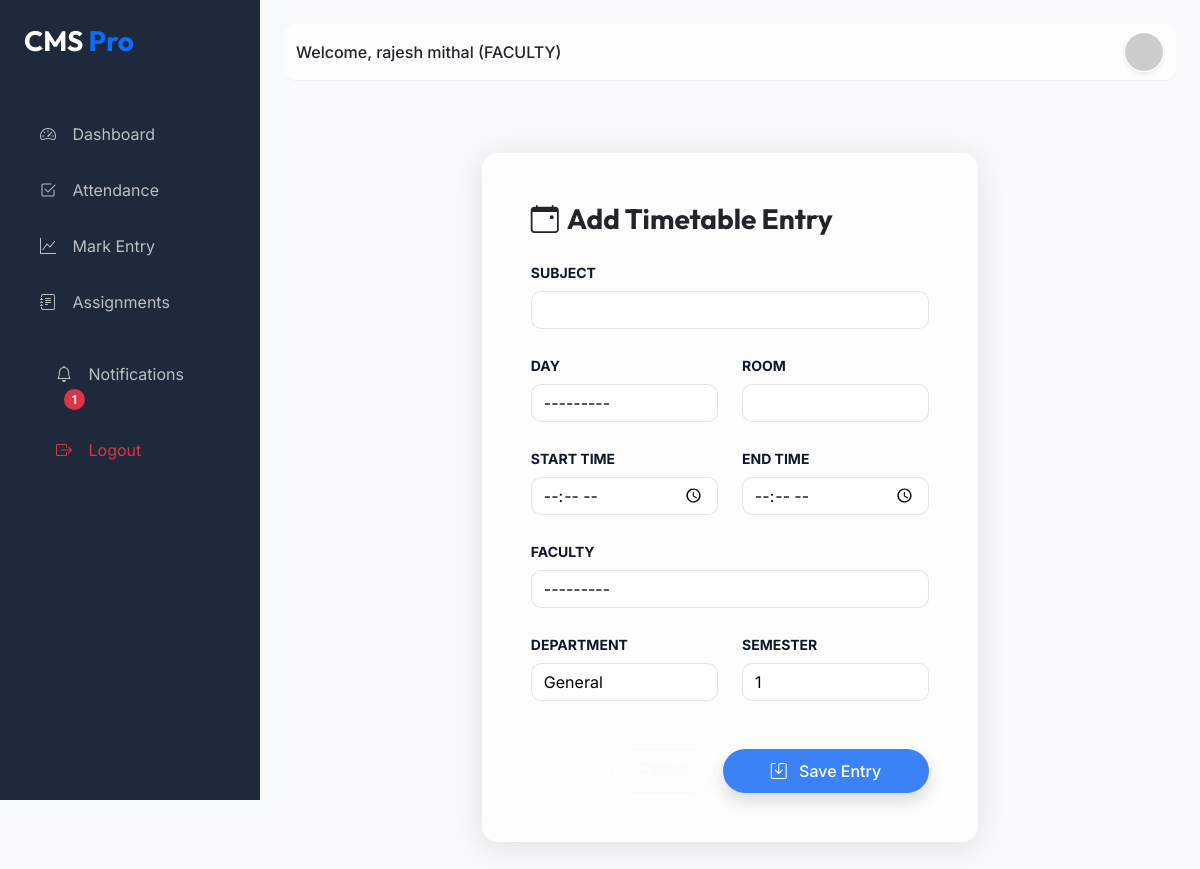
The app's page /timetable/add/ (signed in) with its own data.
### cms_app/models.py (models this page shows, shortened)
class User(AbstractUser):
    ADMIN = 'ADMIN'
    FACULTY = 'FACULTY'
    PRINCIPAL = 'PRINCIPAL'
    STUDENT = 'STUDENT'
    ROLE_CHOICES = (
        (ADMIN, 'Admin'),
        (FACULTY, 'Faculty'),
        (PRINCIPAL, 'Principal'),
        (STUDENT, 'Student'),
    )
    role = models.CharField(max_length=20, choices=ROLE_CHOICES, default=FACULTY)
    is_authorized = models.BooleanField(default=False)
    @property
    def unread_notifications_count(self):
        return self.notifications.filter(is_read=False).count()

### cms_app/views.py (the view)
# urls.py: path('timetable/add/', views.timetable_add, name='timetable_add'),
@login_required
def timetable_add(request):
    if request.user.role not in [User.PRINCIPAL, User.FACULTY]:
        messages.error(request, "Access denied.")
        return redirect('dashboard')
    if request.method == 'POST':
        form = TimetableForm(request.POST)
        if form.is_valid():
            form.save()
            messages.success(request, "Timetable entry added.")
            return redirect('timetable_list')
    else:
        form = TimetableForm()
    return render(request, 'timetable/timetable_form.html', {'form': form, 'title': 'Add Timetable Entry'})

### cms_app/forms.py
class TimetableForm(forms.ModelForm):
    class Meta:
        model = Timetable
        fields = ['day', 'subject', 'start_time', 'end_time', 'faculty', 'room', 'department', 'semester']
        widgets = {
            'day': forms.Select(attrs={'class': 'form-control'}),
            'subject': forms.TextInput(attrs={'class': 'form-control'}),
            'start_time': forms.TimeInput(attrs={'class': 'form-control', 'type': 'time'}),
            'end_time': forms.TimeInput(attrs={'class': 'form-control', 'type': 'time'}),
            'faculty': forms.Select(attrs={'class': 'form-control'}),
            'room': forms.TextInput(attrs={'class': 'form-control'}),
            'department': forms.TextInput(attrs={'class': 'form-control'}),
            'semester': forms.NumberInput(attrs={'class': 'form-control'}),
        }

### cms_app/models.py (called while the page is built)
    def __str__(self):
        return f"{self.user.get_full_name()} - {self.designation}"

### templates/timetable/timetable_form.html (shortened to what this page needs)
{% extends 'base.html' %}
{% block content %}
<div class="container py-5">
    <div class="row justify-content-center">
        <div class="col-md-7">
            <div class="glass-card p-5 animate__animated animate__fadeIn">
                <h3 class="fw-bold text-dark mb-4"><i class="bi bi-calendar-event me-2"></i>{{ title }}</h3>
                <form method="POST">
                    <div class="row g-4">
                        <div class="col-md-12">
                            <label class="form-label text-dark-50 small text-uppercase fw-bold">Subject</label>
                            {{ form.subject }}
                        </div>
                        <div class="col-md-6">
                            <label class="form-label text-dark-50 small text-uppercase fw-bold">Day</label>
                            {{ form.day }}
                        </div>
                        <div class="col-md-6">
                            <label class="form-label text-dark-50 small text-uppercase fw-bold">Room</label>
                            {{ form.room }}
                        </div>
                        <div class="col-md-6">
                            <label class="form-label text-dark-50 small text-uppercase fw-bold">Start Time</label>
                            {{ form.start_time }}
                        </div>
                        <div class="col-md-6">
                            <label class="form-label text-dark-50 small text-uppercase fw-bold">End Time</label>
                            {{ form.end_time }}
                        </div>
                        <div class="col-md-12">
                            <label class="form-label text-dark-50 small text-uppercase fw-bold">Faculty</label>
                            {{ form.faculty }}
                        </div>
                        <div class="col-md-6">
                            <label class="form-label text-dark-50 small text-uppercase fw-bold">Department</label>
                            {{ form.department }}
                        </div>
                        <div class="col-md-6">
                            <label class="form-label text-dark-50 small text-uppercase fw-bold">Semester</label>
                            {{ form.semester }}
                        </div>
                    </div>
                    <div class="d-grid gap-2 d-md-flex justify-content-md-end mt-5">
                        <a href="{% url 'timetable_list' %}" class="btn btn-outline-light rounded-pill px-4">Cancel</a>
                        <button type="submit" class="btn btn-primary rounded-pill px-5 shadow">
                            <i class="bi bi-save me-2"></i> Save Entry
                        </button>
                    </div>
                </form>
            </div>
        </div>
    </div>
</div>
{% endblock %}

### templates/base.html (shortened to what this page needs)
<!DOCTYPE html>
<html lang="en">
<head>
    <link href="https://cdn.jsdelivr.net/npm/bootstrap@5.3.0/dist/css/bootstrap.min.css" rel="stylesheet">
    <link rel="stylesheet" href="https://cdn.jsdelivr.net/npm/bootstrap-icons@1.11.1/font/bootstrap-icons.css">
</head>
<body>
    {% if user.is_authenticated %}
    <div class="sidebar" id="sidebar">
        <div class="p-4">
            <h3 class="fw-bold mb-4">CMS <span class="text-primary">Pro</span></h3>
        </div>
        <nav class="nav flex-column">
            <a class="nav-link {% if request.resolver_match.url_name == 'dashboard' %}active{% endif %}"
                href="{% url 'dashboard' %}">
                <i class="bi bi-speedometer2"></i> Dashboard
            </a>
            {% if user.role == 'FACULTY' %}
            <a class="nav-link {% if 'attendance' in request.path %}active{% endif %}"
                href="{% url 'attendance_mark' %}">
                <i class="bi bi-check2-square"></i> Attendance
            </a>
            <a class="nav-link {% if 'marks' in request.path %}active{% endif %}" href="{% url 'marks_list' %}">
                <i class="bi bi-graph-up"></i> Mark Entry
            </a>
            <a class="nav-link {% if 'assignments' in request.path %}active{% endif %}"
                href="{% url 'assignment_list' %}">
                <i class="bi bi-journal-text"></i> Assignments
            </a>
            {% endif %}
            <div class="mt-auto p-3">
                <a class="nav-link {% if 'notifications' in request.path %}active{% endif %}"
                    href="{% url 'notification_list' %}">
                    <i class="bi bi-bell"></i> Notifications
                    {% if user.unread_notifications_count > 0 %}
                    <span class="badge bg-danger rounded-pill ms-2">{{ user.unread_notifications_count }}</span>
                    {% endif %}
                </a>
                <a class="nav-link text-danger" href="{% url 'logout' %}">
                    <i class="bi bi-box-arrow-right"></i> Logout
                </a>
            </div>
        </nav>
    </div>
    {% endif %}
    <div class="{% if user.is_authenticated %}main-content{% else %}container{% endif %}">
        {% if user.is_authenticated %}
        <nav class="navbar navbar-expand-lg">
            <div class="container-fluid">
                <span class="navbar-text fw-medium text-dark">
                    Welcome, {{ user.get_full_name|default:user.username }} ({{ user.role }})
                </span>
                <div class="ms-auto d-flex align-items-center">
                    <div class="dropdown">
                        <a href="{% if user.role == 'STUDENT' %}{% url 'student_profile' %}{% elif user.role == 'FACULTY' %}{% url 'faculty_profile' %}{% elif user.role == 'PRINCIPAL' %}{% url 'principal_profile' %}{% else %}#{% endif %}"
                            title="View Profile">
                            <img src="https://ui-avatars.com/api/?name={{ user.username }}&background=random"
                                class="rounded-circle border border-white shadow-sm" width="40" height="40"
                                alt="avatar shadow-sm">
                        </a>
                    </div>
                </div>
            </div>
        </nav>
        {% endif %}
        {% block content %}{% endblock %}
    </div>
</body>
</html>

### templates/base.html (style rules this page uses)
:root { --primary-bg: #f8f9fa; --sidebar-bg: #1e293b; --accent-color: #3b82f6; --text-main: #0f172a; --card-glass: rgba(255, 255, 255, 0.7); }
body { font-family: 'Inter', sans-serif; background-color: var(--primary-bg); color: var(--text-main); overflow-x: hidden; }
h1, h2, h3, .navbar-brand { font-family: 'Outfit', sans-serif; }
.glass-card { background: var(--card-glass); backdrop-filter: blur(10px); border: 1px solid rgba(255, 255, 255, 0.3); border-radius: 16px; box-shadow: 0 4px 30px rgba(0, 0, 0, 0.1); }
.sidebar { height: 100vh; width: 260px; position: fixed; top: 0; left: 0; background-color: var(--sidebar-bg); color: white; transition: all 0.3s; z-index: 1000; }
.sidebar .nav-link { color: rgba(255, 255, 255, 0.7); padding: 12px 24px; border-radius: 8px; margin: 4px 16px; transition: 0.3s; }
.sidebar .nav-link i { margin-right: 12px; }
.main-content { margin-left: 260px; padding: 24px; transition: all 0.3s; }
.navbar { background: var(--card-glass); backdrop-filter: blur(10px); border-bottom: 1px solid rgba(0, 0, 0, 0.05); margin-bottom: 24px; border-radius: 12px; }
.btn-primary { background-color: var(--accent-color); border: none; padding: 10px 20px; border-radius: 8px; font-weight: 500; transition: 0.3s; }

### templates/timetable/timetable_form.html (style rules this page uses)
select.form-control, input.form-control { background: rgba(255, 255, 255, 0.5) !important; border: 1px solid rgba(0, 0, 0, 0.1) !important; color: black !important; border-radius: 10px !important; }
select.form-control option { background: #1a1a1a; color: white; }

### records on screen
User: unread_notifications_count "1", get_full_name "rajesh mithal", role "FACULTY"

### other values on screen
{{ title }} "Add Timetable Entry"
